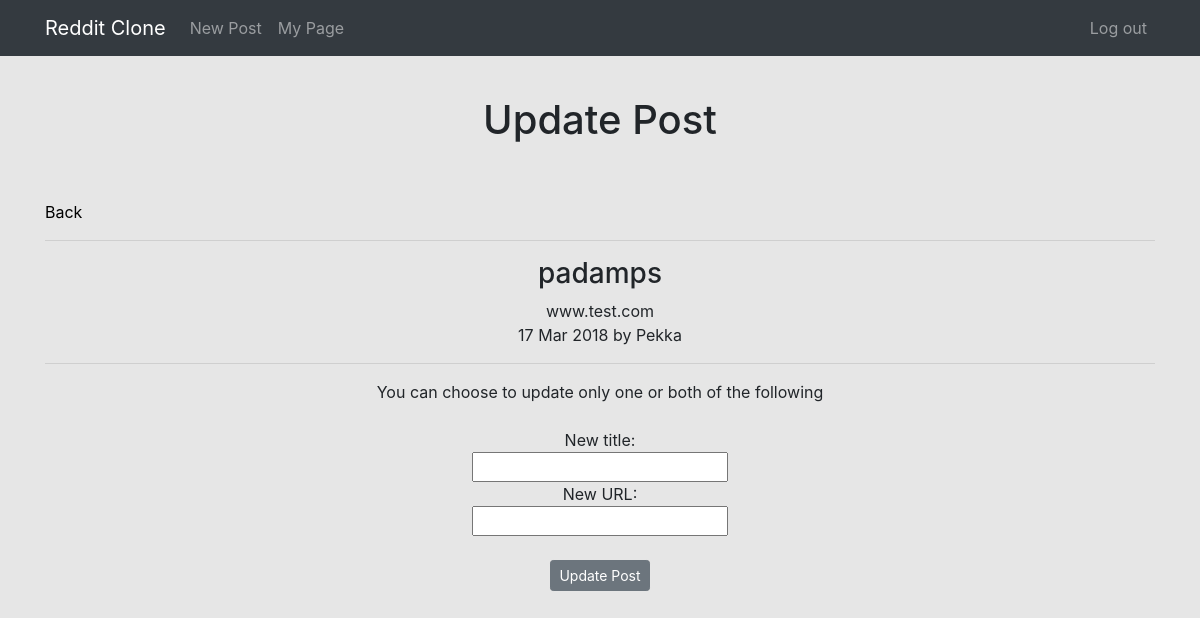
Page /posts/16/update (signed in) on the committed database.
### posts/models.py (models this page shows)
class Post(models.Model):
    title = models.CharField(max_length=200)
    url = models.TextField()
    pub_date = models.DateTimeField()
    author = models.ForeignKey(settings.AUTH_USER_MODEL, on_delete=models.CASCADE)
    votes_total =  models.IntegerField(default=0)
    def pub_date_pretty(self):
        return self.pub_date.strftime('%e %b %Y')

### posts/views.py (the view)
# urls.py: url(r'(?P<pk>[0-9]+)/update', views.update, name='update'),
@login_required
def update(request, pk):
    post = Post.objects.get(pk=pk)
    if request.user.username == post.author.username:
        if request.method == 'POST':
            if request.POST['title'] or request.POST['url']:
                qpost = Post.objects.filter(pk=pk)
                if request.POST['title']:
                    qpost.update(title = request.POST['title'])
                if request.POST['url']:
                    qpost.update(url = request.POST['url'])
                return redirect(request.META['HTTP_REFERER'])
            else:
                return render(request, 'posts/update.html', {'post':post})
        else:
            return render(request, 'posts/update.html', {'post':post})
    else:
        return redirect('home')

### posts/templates/posts/update.html (shortened to what this page needs)
{% extends 'base.html' %}
{% block content %}
<h1 class="text-center"> Update Post </h1>
<br />
<br />
<div class="container">
<a href="{% url 'posts:allposts' post.author_id %}"><span class="oi oi-arrow-left" title="Back" aria-hidden="true" style="color:black"> Back</span></a>
</div>
<div class="container text-center">
    <hr />
    <h3>{{ post.title }}</h3>
    {{ post.url }}
    <br/>
    {{ post.pub_date_pretty }} by {{ post.author.username }}
    <hr />
  <form method="POST" action="{% url 'posts:update' post.id %}">
    You can choose to update only one or both of the following
    <br />
    <br />
    New title:
    <br />
    <input type="text" name="title" />
    <br />
    New URL:
    <br />
    <input type="text" name="url" />
    <br />
    <br />
    <input class="btn btn-secondary btn-sm" type="submit" value="Update Post" />
</div>
{% endblock %}

### templates/base.html (style rules this page uses)
body { background-color: #e6e6e6; }

### rows in the picture
Post: title "padamps", url "www.test.com", pub_date_pretty "17 Mar 2018", author.username "Pekka"
